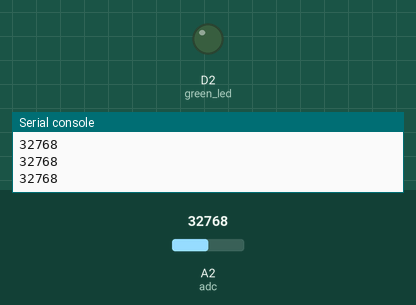
Simulated run of this program. Board: CircuitPython board. Parts: output pins drawn as LEDs (lit = HIGH), the last lines printed to the serial console. Inputs (shaded band) come from the test bench; at power-on: A2 (adc) = 32768 (analog values on the 0–65535 scale).

Above: at 1.2 s.
1.3 s: A2 (adc) set to 32096
At 2.2 s:
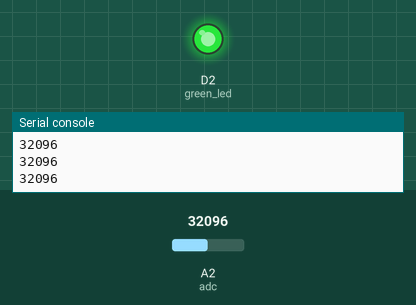
2.8 s: A2 (adc) set to 45874
At 3.4 s:
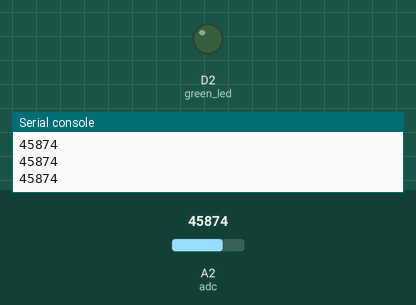
4.3 s: A2 (adc) set to 32767
At 4.7 s:
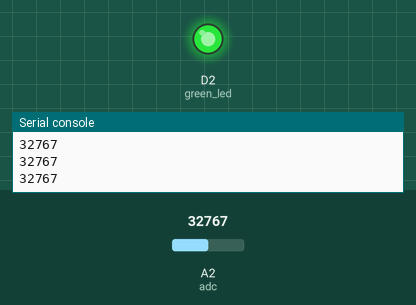
Timing chart, 0 to 7.3 s (numbered marks = the images above; inputs shaded):
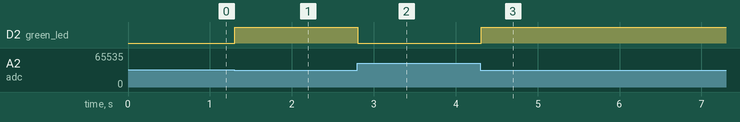

The program:

Example_06_IR.py
```python
import board
import digitalio
import analogio
import time

# define pins used
green_led = digitalio.DigitalInOut(board.D2)
adc = analogio.AnalogIn(board.A2)

# assign pins as input or output
green_led.direction = digitalio.Direction.OUTPUT


while True:
    print(adc.value)
    if (adc.value / 65535) < 0.5:
        green_led.value = True
    else:
        green_led.value = False
    time.sleep(0.1) #  slow down a bit so we can read console
e
```

Measured:
- the behaviour switches between 32768 and 32752 on A2 (adc) (found by bisection; images 0 and 1)
- after the input at 1.3 s, D2 (green_led): LOW → HIGH at once
- after the input at 2.8 s, D2 (green_led): HIGH → LOW at once
- after the input at 4.3 s, D2 (green_led): LOW → HIGH at once
